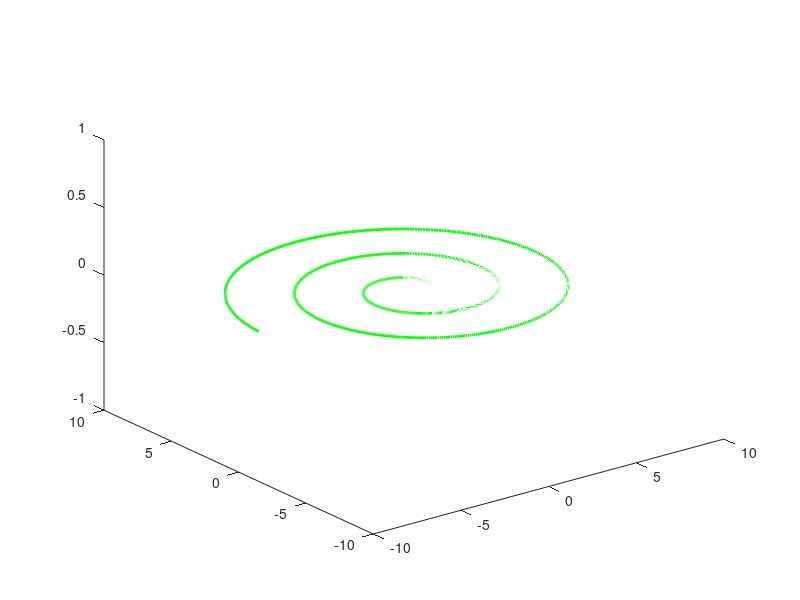
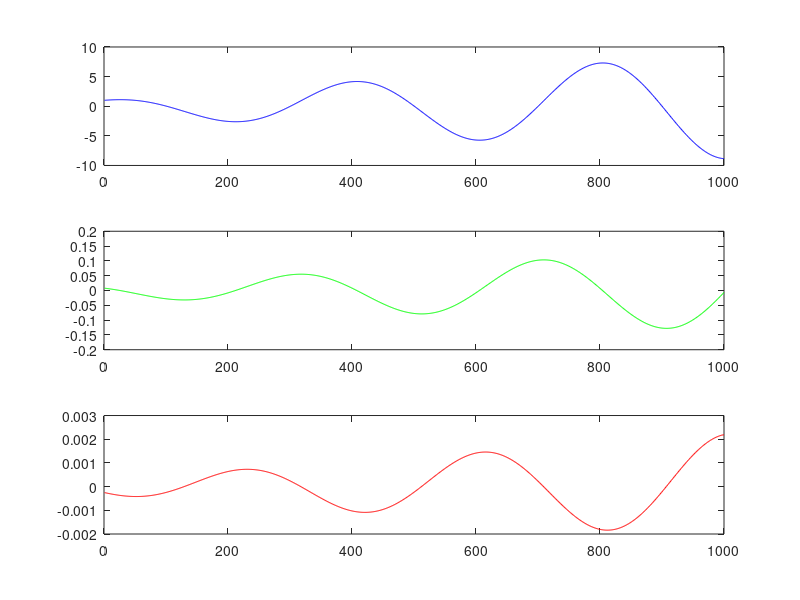

Recreate these plots in MATLAB, in order. (Note: this script raises an error after producing the figures.)
% Test the verification algorithm: generate a random shape (a spiral) and
% compute with finite differences its velocity and acceleration. Then
% compute the corresponding control acceleration. Then integrate the
% dynamics with that control acceleration.
%

%%%%%%%%%%%%%%%%%%%%%%%%%%%%%%%%%%%%%%%%%%%%%%%%%%%%%%%
% Niccolo' Gastaldello, February 2015
%%%%%%%%%%%%%%%%%%%%%%%%%%%%%%%%%%%%%%%%%%%%%%%%%%%%%%%
%% Computation
clc
clear all
close all

d2r = pi/180;
r2d = 180/pi;
AU2km = 149597870.66;                         % [km]
km2AU = 1/AU2km;

% Set constants
T_sid = 86164.1004;                           % [s]
mu_S = 1.327178*1e11*km2AU^3*T_sid^2;         % [AU^3/day^2]

% Spiral
a = 1;
b = 0.5;
theta = [0:pi/200:5*pi];

time = linspace(1,1000,length(theta));

r = a+b*theta;

% Position
Rx = r.*cos(theta);
Ry = r.*sin(theta);
Rz = 0*Rx;

% Velocity
Vx = diff(Rx)./diff(time);
Vx(end+1) = 2*Vx(end)-Vx(end-1);

Vy = diff(Ry)./diff(time);
Vy(end+1) = 2*Vy(end)-Vy(end-1);

Vz = 0*Vx;

% Acceleration
Ax = diff(Vx)./diff(time);
Ax(end+1) = 2*Ax(end)-Ax(end-1);

Ay = diff(Vy)./diff(time);
Ay(end+1) = 2*Ay(end)-Ay(end-1);

Az = 0*Ax;

% Plot
figure;
plot3(Rx, Ry, Rz,'g','LineWidth',2.0);

figure;
subplot(3,1,1);
plot(time,Rx,'b');
subplot(3,1,2);
plot(time,Vx,'g');
subplot(3,1,3);
plot(time,Ax,'r');
suptitle('x');

figure;
subplot(3,1,1);
plot(time,Ry,'b');
subplot(3,1,2);
plot(time,Vy,'g');
subplot(3,1,3);
plot(time,Ay,'r');
suptitle('y');

R = [Rx' Ry' Rz'];
RMod = (Rx.^2 + Ry.^2 + Rz.^2)';
V = [Vx' Vy' Vz'];
A = [Ax' Ay' Az'];

% Control
for i=1:3
   U(:,i) = A(:,i) + (mu_S./RMod.^3).*R(:,i);
end

figure;
subplot(3,1,1);
plot(time,A(:,1),'b');
subplot(3,1,2);
plot(time,U(:,1),'g');
subplot(3,1,3);
plot(time,(mu_S./RMod.^3).*R(:,1),'r');
suptitle('Acc x');

figure;
subplot(3,1,1);
plot(time,A(:,2),'b');
subplot(3,1,2);
plot(time,U(:,2),'g');
subplot(3,1,3);
plot(time,(mu_S./RMod.^3).*R(:,2),'r');
suptitle('Acc y');

% Verification
r0 = R(1,:);
v0 = V(1,:);
[R_ver,V_ver] = TrajectoryFromControl(time,r0,v0,U',mu_S,R',V');